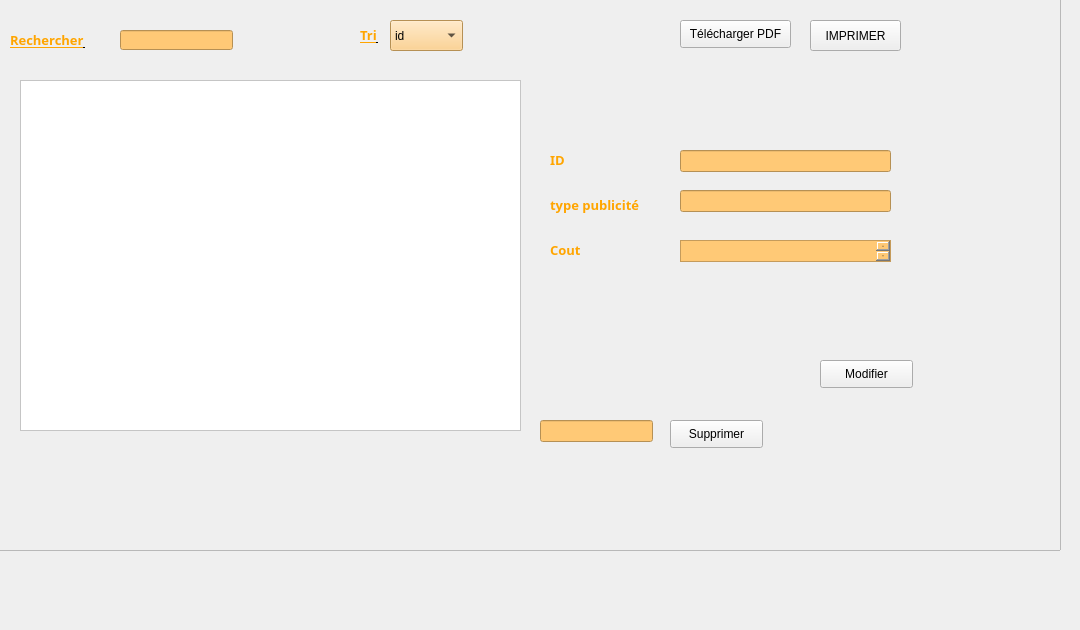
       <widget class="QWidget" name="tab_10">
        <attribute name="title">
         <string>Afficher publicité</string>
        </attribute>
        <widget class="QTableView" name="tab_pub">
         <property name="geometry">
          <rect>
           <x>20</x>
           <y>80</y>
           <width>501</width>
           <height>351</height>
          </rect>
         </property>
         <property name="styleSheet">
          <string notr="true">background-color: rgb(255, 255, 255);</string>
         </property>
        </widget>
        <widget class="QPushButton" name="pushButton_mod">
         <property name="geometry">
          <rect>
           <x>820</x>
           <y>360</y>
           <width>93</width>
           <height>28</height>
          </rect>
         </property>
         <property name="text">
          <string>Modifier</string>
         </property>
        </widget>
        <widget class="QPushButton" name="pushButton_supp">
         <property name="geometry">
          <rect>
           <x>670</x>
           <y>420</y>
           <width>93</width>
           <height>28</height>
          </rect>
         </property>
         <property name="text">
          <string>Supprimer</string>
         </property>
        </widget>
        <widget class="QLineEdit" name="lineEdit_sup">
         <property name="geometry">
          <rect>
           <x>540</x>
           <y>420</y>
           <width>113</width>
           <height>22</height>
          </rect>
         </property>
         <property name="styleSheet">
          <string notr="true">background-color: rgb(255, 201, 118);</string>
         </property>
        </widget>
        <widget class="QPushButton" name="pushButton_imprimer_pub">
         <property name="geometry">
          <rect>
           <x>810</x>
           <y>20</y>
           <width>91</width>
           <height>31</height>
          </rect>
         </property>
         <property name="text">
          <string>IMPRIMER</string>
         </property>
        </widget>
        <widget class="QLineEdit" name="lineEdit_id_2">
         <property name="geometry">
          <rect>
           <x>680</x>
           <y>150</y>
           <width>211</width>
           <height>22</height>
          </rect>
         </property>
         <property name="styleSheet">
          <string notr="true">background-color: rgb(255, 201, 118);</string>
         </property>
        </widget>
        <widget class="QLabel" name="nom_7">
         <property name="geometry">
          <rect>
           <x>550</x>
           <y>150</y>
           <width>55</width>
           <height>21</height>
          </rect>
         </property>
         <property name="font">
          <font>
           <family>smile</family>
           <pointsize>5</pointsize>
           <weight>75</weight>
           <bold>true</bold>
           <underline>false</underline>
          </font>
         </property>
         <property name="text">
          <string>&lt;head&gt;
  &lt;style&gt;
    h1 { color: orange; }
  &lt;/style&gt;
&lt;/head&gt;

&lt;body&gt;
  &lt;h1&gt;ID&lt;/h1&gt;
 
&lt;/body&gt;</string>
         </property>
        </widget>
        <widget class="QFrame" name="frame">
         <property name="geometry">
          <rect>
           <x>-10</x>
           <y>-70</y>
           <width>1071</width>
           <height>621</height>
          </rect>
         </property>
         <property name="frameShape">
          <enum>QFrame::StyledPanel</enum>
         </property>
         <property name="frameShadow">
          <enum>QFrame::Raised</enum>
         </property>
         <widget class="QLineEdit" name="chercher">
          <property name="geometry">
           <rect>
            <x>130</x>
            <y>100</y>
            <width>113</width>
            <height>20</height>
           </rect>
          </property>
          <property name="styleSheet">
           <string notr="true">background-color: rgb(255, 201, 118);</string>
          </property>
         </widget>
         <widget class="QLabel" name="reference_2">
          <property name="geometry">
           <rect>
            <x>560</x>
            <y>260</y>
            <width>131</width>
            <height>31</height>
           </rect>
          </property>
          <property name="font">
           <font>
            <family>smile</family>
            <pointsize>5</pointsize>
            <weight>75</weight>
            <bold>true</bold>
            <underline>false</underline>
           </font>
          </property>
          <property name="text">
           <string>&lt;head&gt;
  &lt;style&gt;
    h1 { color: orange; }
  &lt;/style&gt;
&lt;/head&gt;

&lt;body&gt;
  &lt;h1&gt;type publicité&lt;/h1&gt;
 
&lt;/body&gt;</string>
          </property>
         </widget>
         <widget class="QLabel" name="quantite_2">
          <property name="geometry">
           <rect>
            <x>560</x>
            <y>310</y>
            <width>81</width>
            <height>20</height>
           </rect>
          </property>
          <property name="font">
           <font>
            <family>smile</family>
            <pointsize>5</pointsize>
            <weight>75</weight>
            <bold>true</bold>
            <underline>false</underline>
           </font>
          </property>
          <property name="styleSheet">
           <string notr="true"/>
          </property>
          <property name="text">
           <string>&lt;head&gt;
  &lt;style&gt;
    h1 { color: orange; }
  &lt;/style&gt;
&lt;/head&gt;

&lt;body&gt;
  &lt;h1&gt;Cout&lt;/h1&gt;
 
&lt;/body&gt;</string>
          </property>
         </widget>
         <widget class="QLineEdit" name="lineEdit_type">
          <property name="geometry">
           <rect>
            <x>690</x>
            <y>260</y>
            <width>211</width>
            <height>22</height>
           </rect>
          </property>
          <property name="styleSheet">
           <string notr="true">background-color: rgb(255, 201, 118);</string>
          </property>
         </widget>
         <widget class="QTextEdit" name="lineEdi_cout_4">
          <property name="geometry">
           <rect>
            <x>690</x>
            <y>310</y>
            <width>211</width>
            <height>22</height>
           </rect>
          </property>
          <property name="styleSheet">
           <string notr="true">background-color: rgb(255, 201, 118);</string>
          </property>
         </widget>
         <widget class="QLabel" name="label_3">
          <property name="geometry">
           <rect>
            <x>20</x>
            <y>100</y>
            <width>101</width>
            <height>21</height>
           </rect>
          </property>
          <property name="font">
           <font>
            <family>smile</family>
            <pointsize>5</pointsize>
            <weight>75</weight>
            <bold>true</bold>
            <underline>true</underline>
            <kerning>true</kerning>
           </font>
          </property>
          <property name="styleSheet">
           <string notr="true"/>
          </property>
          <property name="text">
           <string>&lt;head&gt;
  &lt;style&gt;
    h1 { color: orange
; }
  &lt;/style&gt;
&lt;/head&gt;

&lt;body&gt;
  &lt;h1&gt;Rechercher&lt;/h1&gt;
 
&lt;/body&gt;</string>
          </property>
         </widget>
         <widget class="QLabel" name="label_4">
          <property name="geometry">
           <rect>
            <x>370</x>
            <y>90</y>
            <width>81</width>
            <height>31</height>
           </rect>
          </property>
          <property name="font">
           <font>
            <family>smile</family>
            <pointsize>5</pointsize>
            <weight>75</weight>
            <bold>true</bold>
            <underline>true</underline>
           </font>
          </property>
          <property name="text">
           <string>&lt;head&gt;
  &lt;style&gt;
    h1 { color: orange; }
  &lt;/style&gt;
&lt;/head&gt;

&lt;body&gt;
  &lt;h1&gt;Tri&lt;/h1&gt;
 
&lt;/body&gt;</string>
          </property>
         </widget>
         <widget class="QComboBox" name="comboBox_trier">
          <property name="geometry">
           <rect>
            <x>400</x>
            <y>90</y>
            <width>73</width>
            <height>31</height>
           </rect>
          </property>
          <property name="styleSheet">
           <string notr="true">background-color: rgb(255, 201, 118);</string>
          </property>
          <item>
           <property name="text">
            <string>id</string>
           </property>
          </item>
          <item>
           <property name="text">
            <string>type publicité</string>
           </property>
          </item>
          <item>
           <property name="text">
            <string>cout</string>
           </property>
          </item>
         </widget>
         <widget class="QPushButton" name="pushButton">
          <property name="geometry">
           <rect>
            <x>690</x>
            <y>90</y>
            <width>111</width>
            <height>28</height>
           </rect>
          </property>
          <property name="text">
           <string>Télécharger PDF</string>
          </property>
         </widget>
        </widget>
        <zorder>frame</zorder>
        <zorder>tab_pub</zorder>
        <zorder>pushButton_mod</zorder>
        <zorder>pushButton_supp</zorder>
        <zorder>lineEdit_sup</zorder>
        <zorder>pushButton_imprimer_pub</zorder>
        <zorder>lineEdit_id_2</zorder>
        <zorder>nom_7</zorder>
       </widget>
